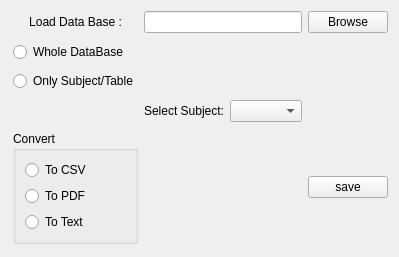
            <widget class="QWidget" name="widget">
             <attribute name="title">
              <string>DBtoOther</string>
             </attribute>
             <layout class="QGridLayout" name="gridLayout_5">
              <property name="sizeConstraint">
               <enum>QLayout::SetDefaultConstraint</enum>
              </property>
              <property name="leftMargin">
               <number>13</number>
              </property>
              <property name="bottomMargin">
               <number>13</number>
              </property>
              <property name="verticalSpacing">
               <number>9</number>
              </property>
              <item row="0" column="1" colspan="2">
               <widget class="QLineEdit" name="lineEdit_3"/>
              </item>
              <item row="0" column="3">
               <widget class="QPushButton" name="pushButton_17">
                <property name="text">
                 <string>Browse</string>
                </property>
               </widget>
              </item>
              <item row="1" column="0">
               <widget class="QRadioButton" name="radioButton_12">
                <property name="text">
                 <string>Whole DataBase</string>
                </property>
               </widget>
              </item>
              <item row="2" column="0">
               <widget class="QRadioButton" name="radioButton_13">
                <property name="text">
                 <string>Only Subject/Table</string>
                </property>
               </widget>
              </item>
              <item row="0" column="0">
               <widget class="QLabel" name="label_15">
                <property name="text">
                 <string>Load Data Base :</string>
                </property>
                <property name="alignment">
                 <set>Qt::AlignCenter</set>
                </property>
               </widget>
              </item>
              <item row="3" column="1">
               <widget class="QLabel" name="label_16">
                <property name="text">
                 <string>Select Subject:</string>
                </property>
               </widget>
              </item>
              <item row="3" column="2">
               <widget class="QComboBox" name="comboBox_6"/>
              </item>
              <item row="5" column="0">
               <widget class="QGroupBox" name="groupBox">
                <property name="title">
                 <string>Convert</string>
                </property>
                <layout class="QVBoxLayout" name="verticalLayout_4">
                 <item>
                  <widget class="QRadioButton" name="radioButton_14">
                   <property name="text">
                    <string>To CSV</string>
                   </property>
                  </widget>
                 </item>
                 <item>
                  <widget class="QRadioButton" name="radioButton_15">
                   <property name="text">
                    <string>To PDF</string>
                   </property>
                  </widget>
                 </item>
                 <item>
                  <widget class="QRadioButton" name="radioButton_16">
                   <property name="text">
                    <string>To Text</string>
                   </property>
                  </widget>
                 </item>
                </layout>
               </widget>
              </item>
              <item row="5" column="3">
               <widget class="QPushButton" name="pushButton_18">
                <property name="text">
                 <string>save</string>
                </property>
                <property name="checkable">
                 <bool>false</bool>
                </property>
                <property name="checked">
                 <bool>false</bool>
                </property>
                <property name="autoRepeat">
                 <bool>false</bool>
                </property>
                <property name="autoDefault">
                 <bool>true</bool>
                </property>
                <property name="flat">
                 <bool>false</bool>
                </property>
               </widget>
              </item>
             </layout>
             <zorder>lineEdit_3</zorder>
             <zorder>pushButton_17</zorder>
             <zorder>label_15</zorder>
             <zorder>radioButton_12</zorder>
             <zorder>radioButton_13</zorder>
             <zorder>comboBox_6</zorder>
             <zorder>label_16</zorder>
             <zorder>groupBox</zorder>
             <zorder>pushButton_18</zorder>
            </widget>
